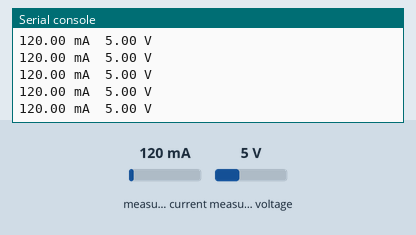
Bench run of a program on a simulated Raspberry Pi Pico running MicroPython. On the bench: the last lines printed to the serial console. Inputs (shaded band) come from the test bench; at power-on: measured current 120 mA, measured voltage 5 V. Library files of the repository ran but are not shown: ina219.py.

Above: at 1.2 s.
1.3 s: measured current set to 40 mA
At 1.69 s:
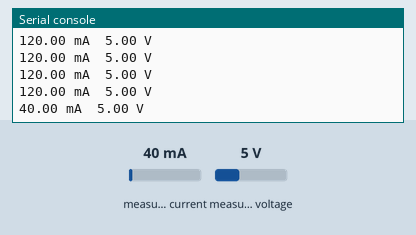
2.8 s: measured voltage set to 0.3 V
At 2.95 s:
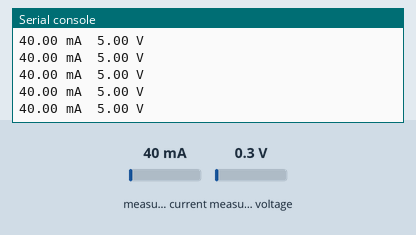
4.3 s: measured current set to 500 mA
At 4.45 s:
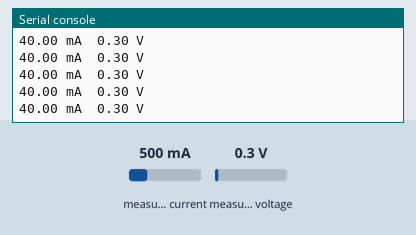
Timing chart, 0 to 7.3 s (numbered marks = the images above; inputs shaded):
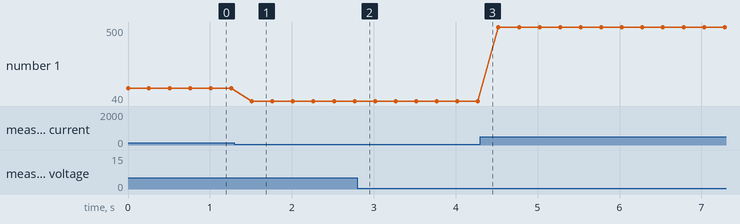

The program:

ina219ooe.py
```python
from machine import I2C, Pin
from ina219 import INA219
from time import sleep
import utime


class InaMod:
    def __init__(self):
        # I2C Initialization (SDA: GP0, SCL: GP1)
        self.i2c = I2C(0, scl=Pin(1), sda=Pin(0), freq=400000)

        # INA219-Sensor Initialization
        self.ina = INA219(self.i2c)
        self.ina.set_calibration_32V_1A()


    def scan(self):
        # I2C-Scan - searching for connected Devices on the I2C Bus
        self.devices = self.i2c.scan()
        if self.devices:
            print("I2C devices found:", [hex(device) for device in self.devices])
        else:
            print("No I2C devices found. Check connections!")
            while True:
                pass


    def status(self):
        self.current = self.ina.current
        if self.current <= 0.05:
            self.current = 0

        self.voltage = self.ina.bus_voltage
        if self.voltage <= 0.05:
            self.voltage = 0

        return self.current, self.voltage


    def inaprint(self, current, voltage):
        print("{:.2f} mA  {:.2f} V".format(current, voltage))


ina = InaMod()

def main():
    ina.scan()
    while True:
        current, voltage = ina.status()
        ina.inaprint(current, voltage)
        utime.sleep_ms(250)


if __name__ == "__main__":
    main()
```

Measured:
- after the input at 1.3 s, the serial console: prints a new line after 0.21 s (image 1)
- plotted number 1: 40 → 500 after the input at 4.3 s
